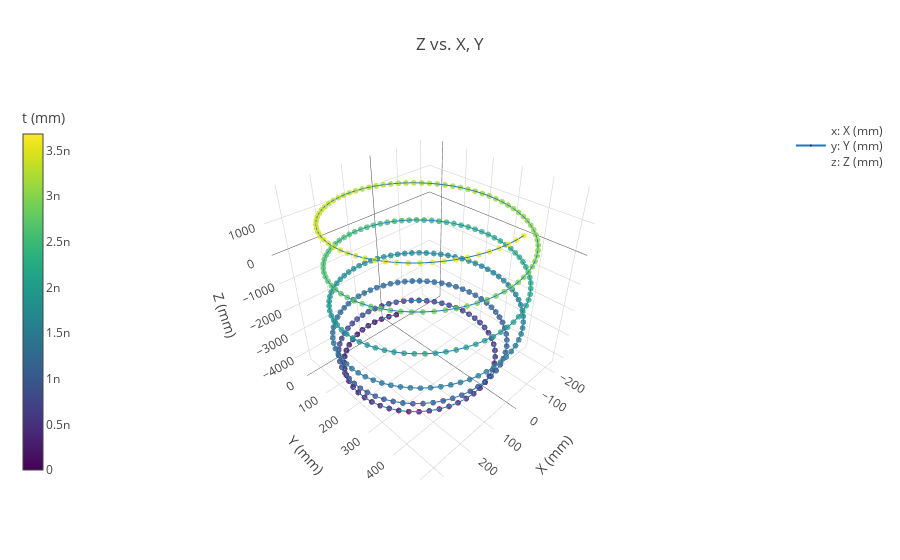

This figure's notebook cell:
### Code cell
df1 = x_off

fig = scatter3d(df1.X,df1.Y,df1.Z,scale_list=[df1.t],mode_list=['markers+lines'],units_list=[('mm','mm','mm')],inline=True);

### Figure 1 — Plotly figure (JSON) as saved in the notebook; plotly's stock layout.template omitted (floating-point values rounded to 4 significant figures; data arrays with more than 128 entries replaced by an {"elided": "..."} marker saying what was removed)
{"data": [{"marker": {"cauto": false, "cmax": 3.681e-09, "cmin": 0, "color": {"elided": "369 float values"}, "colorbar": {"thickness": 20, "title": "t (mm)", "x": -0.1, "y": 0.5}, "colorscale": "Viridis", "opacity": 0.8, "reversescale": false, "showscale": true, "size": 2}, "mode": "markers+lines", "name": "<br>x: X (mm)<br>y: Y (mm)<br>z: Z (mm)<br>", "type": "scatter3d", "uid": "02b4efc0-9e56-4750-8061-5f13fab979a0", "x": {"elided": "369 float values"}, "y": {"elided": "369 float values"}, "z": {"elided": "369 float values"}}], "layout": {"scene": {"xaxis": {"title": "X (mm)"}, "yaxis": {"title": "Y (mm)"}, "zaxis": {"title": "Z (mm)"}}, "showlegend": true, "title": "Z vs. X, Y"}}
